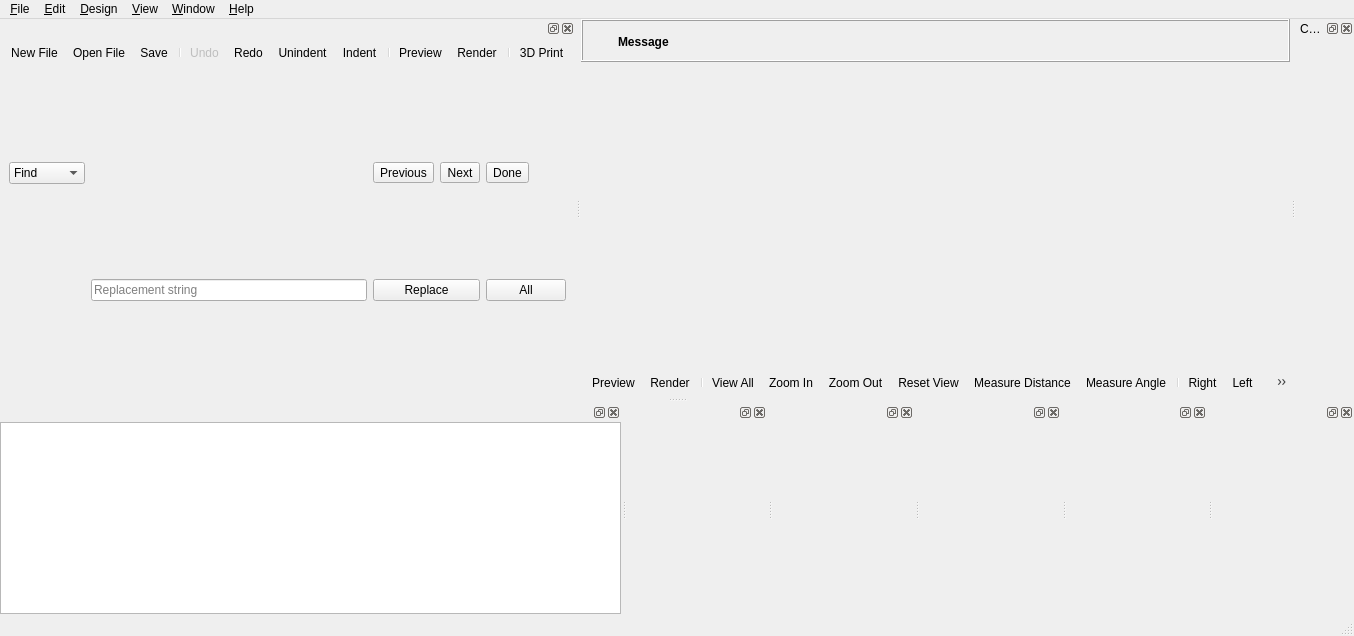
<?xml version="1.0" encoding="UTF-8"?>
<ui version="4.0">
 <class>MainWindow</class>
 <widget class="QMainWindow" name="MainWindow">
  <property name="geometry">
   <rect>
    <x>0</x>
    <y>0</y>
    <width>1354</width>
    <height>636</height>
   </rect>
  </property>
  <widget class="QWidget" name="centralwidget">
   <layout class="QVBoxLayout" name="verticalLayout_2">
    <property name="spacing">
     <number>0</number>
    </property>
    <property name="leftMargin">
     <number>0</number>
    </property>
    <property name="topMargin">
     <number>0</number>
    </property>
    <property name="rightMargin">
     <number>0</number>
    </property>
    <property name="bottomMargin">
     <number>0</number>
    </property>
    <item>
     <widget class="QWidget" name="mainWidget" native="true">
      <property name="sizePolicy">
       <sizepolicy hsizetype="Expanding" vsizetype="Expanding">
        <horstretch>0</horstretch>
        <verstretch>0</verstretch>
       </sizepolicy>
      </property>
      <layout class="QVBoxLayout" name="verticalLayout_3">
       <property name="spacing">
        <number>0</number>
       </property>
       <property name="leftMargin">
        <number>0</number>
       </property>
       <property name="topMargin">
        <number>0</number>
       </property>
       <property name="rightMargin">
        <number>0</number>
       </property>
       <property name="bottomMargin">
        <number>0</number>
       </property>
       <item>
        <widget class="QFrame" name="frameCompileResult">
         <property name="frameShape">
          <enum>QFrame::Shape::Box</enum>
         </property>
         <property name="frameShadow">
          <enum>QFrame::Shadow::Raised</enum>
         </property>
         <layout class="QGridLayout" name="gridLayoutCompileResult">
          <property name="leftMargin">
           <number>6</number>
          </property>
          <property name="topMargin">
           <number>6</number>
          </property>
          <property name="rightMargin">
           <number>6</number>
          </property>
          <property name="bottomMargin">
           <number>4</number>
          </property>
          <property name="horizontalSpacing">
           <number>4</number>
          </property>
          <item row="0" column="1">
           <widget class="QLabel" name="labelCompileResultMessage">
            <property name="sizePolicy">
             <sizepolicy hsizetype="Preferred" vsizetype="Preferred">
              <horstretch>1</horstretch>
              <verstretch>0</verstretch>
             </sizepolicy>
            </property>
            <property name="font">
             <font>
              <bold>true</bold>
             </font>
            </property>
            <property name="text">
             <string>Message</string>
            </property>
            <property name="wordWrap">
             <bool>true</bool>
            </property>
           </widget>
          </item>
          <item row="0" column="2">
           <widget class="QToolButton" name="toolButtonCompileResultClose">
            <property name="styleSheet">
             <string notr="true"/>
            </property>
            <property name="text">
             <string/>
            </property>
            <property name="icon">
             <iconset resource="../../resources/common.qrc">
              <normaloff>:/icons/close.png</normaloff>:/icons/close.png</iconset>
            </property>
            <property name="iconSize">
             <size>
              <width>22</width>
              <height>22</height>
             </size>
            </property>
            <property name="toolButtonStyle">
             <enum>Qt::ToolButtonStyle::ToolButtonIconOnly</enum>
            </property>
            <property name="autoRaise">
             <bool>true</bool>
            </property>
           </widget>
          </item>
          <item row="0" column="0">
           <widget class="QToolButton" name="toolButtonCompileResultIcon">
            <property name="styleSheet">
             <string notr="true">QToolButton { border: none; }</string>
            </property>
            <property name="text">
             <string/>
            </property>
            <property name="icon">
             <iconset resource="../../resources/common.qrc">
              <normaloff>:/icons/information-icons-error.png</normaloff>:/icons/information-icons-error.png</iconset>
            </property>
            <property name="iconSize">
             <size>
              <width>22</width>
              <height>22</height>
             </size>
            </property>
            <property name="autoRaise">
             <bool>false</bool>
            </property>
           </widget>
          </item>
         </layout>
        </widget>
       </item>
       <item>
        <widget class="QGLView" name="qglview" native="true">
         <property name="sizePolicy">
          <sizepolicy hsizetype="Expanding" vsizetype="Expanding">
           <horstretch>0</horstretch>
           <verstretch>0</verstretch>
          </sizepolicy>
         </property>
         <property name="minimumSize">
          <size>
           <width>200</width>
           <height>100</height>
          </size>
         </property>
        </widget>
       </item>
       <item>
        <widget class="QToolBar" name="viewerToolBar">
         <addaction name="designActionPreview"/>
         <addaction name="designActionRender"/>
         <addaction name="separator"/>
         <addaction name="viewActionViewAll"/>
         <addaction name="viewActionZoomIn"/>
         <addaction name="viewActionZoomOut"/>
         <addaction name="viewActionResetView"/>
         <addaction name="designActionMeasureDist"/>
         <addaction name="designActionMeasureAngle"/>
         <addaction name="separator"/>
         <addaction name="viewActionRight"/>
         <addaction name="viewActionLeft"/>
         <addaction name="viewActionBack"/>
         <addaction name="viewActionFront"/>
         <addaction name="viewActionTop"/>
         <addaction name="viewActionBottom"/>
         <addaction name="separator"/>
         <addaction name="viewActionPerspective"/>
         <addaction name="viewActionOrthogonal"/>
         <addaction name="separator"/>
         <addaction name="viewActionShowAxes"/>
         <addaction name="viewActionShowScaleProportional"/>
         <addaction name="viewActionShowEdges"/>
        </widget>
       </item>
      </layout>
      <zorder>qglview</zorder>
      <zorder>viewerToolBar</zorder>
      <zorder>frameCompileResult</zorder>
     </widget>
    </item>
   </layout>
  </widget>
  <widget class="QMenuBar" name="menubar">
   <property name="geometry">
    <rect>
     <x>0</x>
     <y>0</y>
     <width>1354</width>
     <height>37</height>
    </rect>
   </property>
   <widget class="QMenu" name="menu_File">
    <property name="title">
     <string>&amp;File</string>
    </property>
    <widget class="QMenu" name="menuOpenRecent">
     <property name="title">
      <string>Recen&amp;t Files</string>
     </property>
    </widget>
    <widget class="QMenu" name="menuExamples">
     <property name="title">
      <string>&amp;Examples</string>
     </property>
    </widget>
    <widget class="QMenu" name="menuExport">
     <property name="title">
      <string>E&amp;xport</string>
     </property>
     <addaction name="fileActionExportAsciiSTL"/>
     <addaction name="fileActionExportBinarySTL"/>
     <addaction name="fileActionExportOBJ"/>
     <addaction name="fileActionExportPOV"/>
     <addaction name="fileActionExportOFF"/>
      <addaction name="fileActionExportWRL"/>
      <addaction name="fileActionExport3MF"/>
     <addaction name="fileActionExportDXF"/>
     <addaction name="fileActionExportSVG"/>
     <addaction name="fileActionExportCSG"/>
     <addaction name="fileActionExportSTEP"/>
     <addaction name="fileActionExportPDF"/>
     <addaction name="separator"/>
     <addaction name="fileActionExportImage"/>
    </widget>
    <widget class="QMenu" name="menuPython">
     <property name="title">
      <string>Python</string>
     </property>
     <addaction name="fileActionPythonRevoke"/>
     <addaction name="separator"/>
     <addaction name="fileActionPythonSelectVenv"/>
     <addaction name="fileActionPythonCreateVenv"/>
    </widget>
    <addaction name="fileActionNew"/>
    <addaction name="fileActionOpen"/>
    <addaction name="menuOpenRecent"/>
    <addaction name="menuExamples"/>
    <addaction name="fileActionReload"/>
    <addaction name="separator"/>
    <addaction name="fileActionNewWindow"/>
    <addaction name="fileActionOpenWindow"/>
    <addaction name="fileActionClose"/>
    <addaction name="separator"/>
    <addaction name="fileActionSave"/>
    <addaction name="fileActionSaveAs"/>
    <addaction name="fileActionSaveACopy"/>
    <addaction name="fileActionSaveAll"/>
    <addaction name="separator"/>
    <addaction name="menuExport"/>
    <addaction name="separator"/>
    <addaction name="menuPython"/>
    <addaction name="separator"/>
    <addaction name="fileShowLibraryFolder"/>
    <addaction name="separator"/>
    <addaction name="fileActionQuit"/>
   </widget>
   <widget class="QMenu" name="menu_Edit">
    <property name="title">
     <string>&amp;Edit</string>
    </property>
    <addaction name="editActionUndo"/>
    <addaction name="editActionRedo"/>
    <addaction name="separator"/>
    <addaction name="editActionCut"/>
    <addaction name="editActionCopy"/>
    <addaction name="editActionPaste"/>
    <addaction name="separator"/>
    <addaction name="editActionIndent"/>
    <addaction name="editActionUnindent"/>
    <addaction name="editActionComment"/>
    <addaction name="editActionUncomment"/>
    <addaction name="editActionMoveLineUp"/>
    <addaction name="editActionMoveLineDown"/>
    <addaction name="editActionConvertTabsToSpaces"/>
    <addaction name="editActionToggleBookmark"/>
    <addaction name="editActionNextBookmark"/>
    <addaction name="editActionPrevBookmark"/>
    <addaction name="separator"/>
    <addaction name="editActionNextTab"/>
    <addaction name="editActionPrevTab"/>
    <addaction name="separator"/>
    <addaction name="editActionCopyViewport"/>
    <addaction name="editActionCopyVPT"/>
    <addaction name="editActionCopyVPR"/>
    <addaction name="editActionCopyVPD"/>
    <addaction name="editActionCopyVPF"/>
    <addaction name="separator"/>
    <addaction name="editActionFind"/>
    <addaction name="editActionFindAndReplace"/>
    <addaction name="editActionFindNext"/>
    <addaction name="editActionFindPrevious"/>
    <addaction name="editActionUseSelectionForFind"/>
    <addaction name="separator"/>
    <addaction name="editActionJumpToNextError"/>
    <addaction name="separator"/>
    <addaction name="editActionZoomTextIn"/>
    <addaction name="editActionZoomTextOut"/>
    <addaction name="editActionPreferences"/>
   </widget>
   <widget class="QMenu" name="menu_Design">
    <property name="title">
     <string>&amp;Design</string>
    </property>
    <addaction name="designActionAutoReload"/>
    <addaction name="designActionReloadAndPreview"/>
    <addaction name="designActionPreview"/>
    <addaction name="designActionRender"/>
    <addaction name="designAction3DPrint"/>
    <addaction name="designActionMeasureDist"/>
    <addaction name="designActionMeasureAngle"/>
    <addaction name="separator"/>
    <addaction name="designCheckValidity"/>
    <addaction name="designActionDisplayAST"/>
    <addaction name="designActionDisplayCSGTree"/>
    <addaction name="designActionDisplayCSGProducts"/>
    <addaction name="separator"/>
    <addaction name="designActionFlushCaches"/>
   </widget>
   <widget class="QMenu" name="menu_View">
    <property name="title">
     <string>&amp;View</string>
    </property>
    <addaction name="viewActionPreview"/>
    <addaction name="viewActionThrownTogether"/>
    <addaction name="separator"/>
    <addaction name="viewActionShowEdges"/>
    <addaction name="viewActionShowAxes"/>
    <addaction name="viewActionShowScaleProportional"/>
    <addaction name="viewActionShowCrosshairs"/>
    <addaction name="separator"/>
    <addaction name="viewActionTop"/>
    <addaction name="viewActionBottom"/>
    <addaction name="viewActionLeft"/>
    <addaction name="viewActionRight"/>
    <addaction name="viewActionFront"/>
    <addaction name="viewActionBack"/>
    <addaction name="viewActionDiagonal"/>
    <addaction name="viewActionCenter"/>
    <addaction name="viewActionViewAll"/>
    <addaction name="viewActionResetView"/>
    <addaction name="separator"/>
    <addaction name="viewActionZoomIn"/>
    <addaction name="viewActionZoomOut"/>
    <addaction name="separator"/>
    <addaction name="viewActionPerspective"/>
    <addaction name="viewActionOrthogonal"/>
    <addaction name="separator"/>
    <addaction name="viewActionHideEditorToolBar"/>
    <addaction name="viewActionHide3DViewToolBar"/>
   </widget>
   <widget class="QMenu" name="menuHelp">
    <property name="title">
     <string>&amp;Help</string>
    </property>
    <addaction name="helpActionAbout"/>
    <addaction name="helpActionHomepage"/>
    <addaction name="helpActionManual"/>
    <addaction name="helpActionOfflineManual"/>
    <addaction name="helpActionCheatSheet"/>
    <addaction name="helpActionOfflineCheatSheet"/>
    <addaction name="helpActionLibraryInfo"/>
   </widget>
   <widget class="QMenu" name="menuWindow">
    <property name="title">
     <string>&amp;Window</string>
    </property>
    <addaction name="separator"/>
    <addaction name="windowActionNextWindow"/>
    <addaction name="windowActionPreviousWindow"/>
    <addaction name="separator"/>
    <addaction name="windowActionJumpTo"/>
   </widget>
   <addaction name="menu_File"/>
   <addaction name="menu_Edit"/>
   <addaction name="menu_Design"/>
   <addaction name="menu_View"/>
   <addaction name="menuWindow"/>
   <addaction name="menuHelp"/>
  </widget>
  <widget class="QStatusBar" name="statusbar"/>
  <widget class="Dock" name="editorDock">
   <attribute name="dockWidgetArea">
    <number>1</number>
   </attribute>
   <widget class="QWidget" name="editorDockContents">
    <layout class="QVBoxLayout" name="verticalLayout">
     <property name="spacing">
      <number>0</number>
     </property>
     <property name="leftMargin">
      <number>0</number>
     </property>
     <property name="topMargin">
      <number>0</number>
     </property>
     <property name="rightMargin">
      <number>0</number>
     </property>
     <property name="bottomMargin">
      <number>0</number>
     </property>
     <item>
      <widget class="QToolBar" name="editortoolbar">
       <addaction name="fileActionNew"/>
       <addaction name="fileActionOpen"/>
       <addaction name="fileActionSave"/>
       <addaction name="separator"/>
       <addaction name="editActionUndo"/>
       <addaction name="editActionRedo"/>
       <addaction name="editActionUnindent"/>
       <addaction name="editActionIndent"/>
       <addaction name="separator"/>
       <addaction name="designActionPreview"/>
       <addaction name="designActionRender"/>
       <addaction name="separator"/>
       <addaction name="designAction3DPrint"/>
      </widget>
     </item>
     <item>
      <widget class="QFrame" name="find_panel">
       <property name="enabled">
        <bool>true</bool>
       </property>
       <property name="sizePolicy">
        <sizepolicy hsizetype="Preferred" vsizetype="Minimum">
         <horstretch>0</horstretch>
         <verstretch>0</verstretch>
        </sizepolicy>
       </property>
       <property name="frameShape">
        <enum>QFrame::Shape::NoFrame</enum>
       </property>
       <property name="frameShadow">
        <enum>QFrame::Shadow::Raised</enum>
       </property>
       <property name="lineWidth">
        <number>0</number>
       </property>
       <layout class="QGridLayout" name="gridLayout">
        <property name="topMargin">
         <number>0</number>
        </property>
        <property name="bottomMargin">
         <number>0</number>
        </property>
        <property name="verticalSpacing">
         <number>0</number>
        </property>
        <item row="0" column="0">
         <widget class="QComboBox" name="findTypeComboBox">
          <item>
           <property name="text">
            <string>Find</string>
           </property>
          </item>
          <item>
           <property name="text">
            <string>Replace</string>
           </property>
          </item>
         </widget>
        </item>
        <item row="0" column="1">
         <widget class="QWordSearchField" name="findInputField">
          <property name="placeholderText" stdset="0">
           <string>Search string</string>
          </property>
         </widget>
        </item>
        <item row="1" column="1">
         <widget class="QLineEdit" name="replaceInputField">
          <property name="placeholderText">
           <string>Replacement string</string>
          </property>
         </widget>
        </item>
        <item row="1" column="2" colspan="2">
         <widget class="QPushButton" name="replaceButton">
          <property name="text">
           <string>Replace</string>
          </property>
         </widget>
        </item>
        <item row="1" column="4">
         <widget class="QPushButton" name="replaceAllButton">
          <property name="text">
           <string>All</string>
          </property>
         </widget>
        </item>
        <item row="0" column="2">
         <widget class="QToolButton" name="findPrevButton">
          <property name="text">
           <string>Previous</string>
          </property>
         </widget>
        </item>
        <item row="0" column="3">
         <widget class="QToolButton" name="findNextButton">
          <property name="text">
           <string>Next</string>
          </property>
         </widget>
        </item>
        <item row="0" column="4">
         <widget class="QToolButton" name="findDoneButton">
          <property name="text">
           <string>Done</string>
          </property>
         </widget>
        </item>
       </layout>
      </widget>
     </item>
    </layout>
   </widget>
   <addaction name="editActionRedo_2"/>
  </widget>
  <widget class="Dock" name="consoleDock">
   <attribute name="dockWidgetArea">
    <number>8</number>
   </attribute>
   <widget class="QWidget" name="consoleDockContents">
    <property name="focusPolicy">
     <enum>Qt::FocusPolicy::NoFocus</enum>
    </property>
    <layout class="QVBoxLayout" name="verticalLayout_5">
     <property name="leftMargin">
      <number>0</number>
     </property>
     <property name="topMargin">
      <number>0</number>
     </property>
     <property name="rightMargin">
      <number>0</number>
     </property>
     <property name="bottomMargin">
      <number>0</number>
     </property>
     <item>
      <widget class="Console" name="console">
       <property name="minimumSize">
        <size>
         <width>10</width>
         <height>10</height>
        </size>
       </property>
       <property name="focusPolicy">
        <enum>Qt::FocusPolicy::StrongFocus</enum>
       </property>
       <property name="readOnly">
        <bool>true</bool>
       </property>
      </widget>
     </item>
    </layout>
   </widget>
  </widget>
  <widget class="Dock" name="parameterDock">
   <property name="windowTitle">
    <string>Customizer Widget</string>
   </property>
   <attribute name="dockWidgetArea">
    <number>2</number>
   </attribute>
  </widget>
  <widget class="Dock" name="animateDock">
   <attribute name="dockWidgetArea">
    <number>8</number>
   </attribute>
   <widget class="QWidget" name="animateDockContents">
    <property name="focusPolicy">
     <enum>Qt::FocusPolicy::StrongFocus</enum>
    </property>
    <layout class="QVBoxLayout" name="verticalLayout_Animate">
     <property name="leftMargin">
      <number>0</number>
     </property>
     <property name="topMargin">
      <number>0</number>
     </property>
     <property name="rightMargin">
      <number>0</number>
     </property>
     <property name="bottomMargin">
      <number>0</number>
     </property>
     <item>
      <widget class="Animate" name="animateWidget" native="true"/>
     </item>
    </layout>
   </widget>
  </widget>
  <widget class="Dock" name="viewportControlDock">
   <attribute name="dockWidgetArea">
    <number>8</number>
   </attribute>
   <widget class="QWidget" name="viewportControlDockContents">
    <property name="focusPolicy">
     <enum>Qt::FocusPolicy::StrongFocus</enum>
    </property>
    <layout class="QVBoxLayout" name="verticalLayout_ViewportControl">
     <property name="leftMargin">
      <number>0</number>
     </property>
     <property name="topMargin">
      <number>0</number>
     </property>
     <property name="rightMargin">
      <number>0</number>
     </property>
     <property name="bottomMargin">
      <number>0</number>
     </property>
     <item>
      <widget class="ViewportControl" name="viewportControlWidget" native="true"/>
     </item>
    </layout>
   </widget>
  </widget>
  <widget class="Dock" name="errorLogDock">
   <attribute name="dockWidgetArea">
    <number>8</number>
   </attribute>
   <widget class="QWidget" name="errorLogDockContents">
    <property name="focusPolicy">
     <enum>Qt::FocusPolicy::StrongFocus</enum>
    </property>
    <layout class="QVBoxLayout" name="verticalLayout_6">
     <property name="leftMargin">
      <number>0</number>
     </property>
     <property name="topMargin">
      <number>0</number>
     </property>
     <property name="rightMargin">
      <number>0</number>
     </property>
     <property name="bottomMargin">
      <number>0</number>
     </property>
     <item>
      <widget class="ErrorLog" name="errorLogWidget" native="true">
       <property name="minimumSize">
        <size>
         <width>10</width>
         <height>10</height>
        </size>
       </property>
      </widget>
     </item>
    </layout>
   </widget>
  </widget>
  <widget class="Dock" name="fontListDock">
   <attribute name="dockWidgetArea">
    <number>8</number>
   </attribute>
   <widget class="QWidget" name="fontListDockContents">
    <layout class="QVBoxLayout" name="verticalLayoutFontList">
     <property name="leftMargin">
      <number>0</number>
     </property>
     <property name="topMargin">
      <number>0</number>
     </property>
     <property name="rightMargin">
      <number>0</number>
     </property>
     <property name="bottomMargin">
      <number>0</number>
     </property>
     <item>
      <widget class="FontList" name="fontListWidget" native="true"/>
     </item>
    </layout>
   </widget>
  </widget>
  <widget class="Dock" name="colorListDock">
   <attribute name="dockWidgetArea">
    <number>8</number>
   </attribute>
   <widget class="QWidget" name="colorListDockContents">
    <layout class="QVBoxLayout" name="verticalLayoutColorList">
     <property name="leftMargin">
      <number>0</number>
     </property>
     <property name="topMargin">
      <number>0</number>
     </property>
     <property name="rightMargin">
      <number>0</number>
     </property>
     <property name="bottomMargin">
      <number>0</number>
     </property>
     <item>
      <widget class="ColorList" name="colorListWidget" native="true"/>
     </item>
    </layout>
   </widget>
  </widget>
  <action name="fileActionNew">
   <property name="icon">
    <iconset theme="chokusen-new"/>
   </property>
   <property name="text">
    <string>&amp;New File</string>
   </property>
   <property name="shortcut">
    <string>Ctrl+N</string>
   </property>
  </action>
  <action name="fileActionNewWindow">
   <property name="text">
    <string>New &amp;Window</string>
   </property>
  </action>
  <action name="fileActionOpen">
   <property name="icon">
    <iconset theme="chokusen-open"/>
   </property>
   <property name="text">
    <string>&amp;Open File...</string>
   </property>
   <property name="shortcut">
    <string>Ctrl+O</string>
   </property>
  </action>
  <action name="fileActionOpenWindow">
   <property name="text">
    <string>Open in New Windo&amp;w</string>
   </property>
  </action>
  <action name="fileActionSave">
   <property name="icon">
    <iconset theme="chokusen-save"/>
   </property>
   <property name="text">
    <string>&amp;Save</string>
   </property>
   <property name="shortcut">
    <string>Ctrl+S</string>
   </property>
  </action>
  <action name="fileActionSaveAs">
   <property name="text">
    <string>Save &amp;As...</string>
   </property>
   <property name="shortcut">
    <string>Ctrl+Shift+S</string>
   </property>
  </action>
  <action name="fileActionSaveACopy">
   <property name="text">
    <string>Save a C&amp;opy...</string>
   </property>
  </action>
  <action name="fileActionSaveAll">
   <property name="text">
    <string>S&amp;ave All</string>
   </property>
  </action>
  <action name="fileActionReload">
   <property name="text">
    <string>&amp;Reload</string>
   </property>
   <property name="shortcut">
    <string>Ctrl+R</string>
   </property>
  </action>
  <action name="fileActionQuit">
   <property name="text">
    <string>&amp;Quit</string>
   </property>
   <property name="shortcut">
    <string>Ctrl+Q</string>
   </property>
   <property name="menuRole">
    <enum>QAction::MenuRole::QuitRole</enum>
   </property>
  </action>
  <action name="editActionUndo">
   <property name="enabled">
    <bool>false</bool>
   </property>
   <property name="icon">
    <iconset theme="chokusen-undo"/>
   </property>
   <property name="text">
    <string>&amp;Undo</string>
   </property>
   <property name="shortcut">
    <string>Ctrl+Z</string>
   </property>
   <property name="shortcutContext">
    <enum>Qt::ShortcutContext::WidgetWithChildrenShortcut</enum>
   </property>
  </action>
  <action name="editActionRedo">
   <property name="icon">
    <iconset theme="chokusen-redo"/>
   </property>
   <property name="text">
    <string>&amp;Redo</string>
   </property>
   <property name="shortcut">
    <string>Ctrl+Shift+Z</string>
   </property>
   <property name="shortcutContext">
    <enum>Qt::ShortcutContext::WidgetWithChildrenShortcut</enum>
   </property>
  </action>
  <action name="editActionRedo_2">
   <property name="shortcut">
    <string>Ctrl+Y</string>
   </property>
   <property name="shortcutContext">
    <enum>Qt::ShortcutContext::WidgetWithChildrenShortcut</enum>
   </property>
  </action>
  <action name="editActionCut">
   <property name="text">
    <string>Cu&amp;t</string>
   </property>
   <property name="shortcut">
    <string>Ctrl+X</string>
   </property>
   <property name="shortcutContext">
    <enum>Qt::ShortcutContext::WidgetWithChildrenShortcut</enum>
   </property>
  </action>
  <action name="editActionCopy">
   <property name="text">
    <string>&amp;Copy</string>
   </property>
   <property name="shortcut">
    <string>Ctrl+C</string>
   </property>
   <property name="shortcutContext">
    <enum>Qt::ShortcutContext::WidgetWithChildrenShortcut</enum>
   </property>
  </action>
  <action name="editActionPaste">
   <property name="text">
    <string>&amp;Paste</string>
   </property>
   <property name="shortcut">
    <string>Ctrl+V</string>
   </property>
   <property name="shortcutContext">
    <enum>Qt::ShortcutContext::WidgetWithChildrenShortcut</enum>
   </property>
  </action>
  <action name="editActionIndent">
   <property name="icon">
    <iconset theme="chokusen-indent"/>
   </property>
   <property name="text">
    <string>&amp;Indent</string>
   </property>
   <property name="shortcut">
    <string>Ctrl+I</string>
   </property>
  </action>
  <action name="editActionComment">
   <property name="text">
    <string>C&amp;omment</string>
   </property>
   <property name="shortcut">
    <string>Ctrl+D</string>
   </property>
  </action>
  <action name="editActionUncomment">
   <property name="text">
    <string>Unco&amp;mment</string>
   </property>
   <property name="shortcut">
    <string>Ctrl+Shift+D</string>
   </property>
  </action>
<action name="editActionMoveLineUp">
   <property name="text">
    <string>Mo&amp;ve Line Up</string>
   </property>
   <property name="shortcut">
    <string>Ctrl+Alt+Up</string>
   </property>
  </action>
  <action name="editActionMoveLineDown">
   <property name="text">
    <string>Mo&amp;ve Line Down</string>
   </property>
   <property name="shortcut">
    <string>Ctrl+Alt+Down</string>
   </property>
  </action>
  <action name="editActionNextTab">
   <property name="text">
    <string>Show &amp;Next Tab</string>
   </property>
   <property name="shortcut">
    <string>Ctrl+Tab</string>
   </property>
  </action>
  <action name="editActionPrevTab">
   <property name="text">
    <string>Show P&amp;revious Tab</string>
   </property>
   <property name="shortcut">
    <string>Ctrl+Shift+Tab</string>
   </property>
  </action>
  <action name="editActionCopyViewport">
   <property name="text">
    <string>Copy viewport ima&amp;ge</string>
   </property>
   <property name="shortcut">
    <string>Ctrl+Shift+C</string>
   </property>
  </action>
  <action name="editActionCopyVPT">
   <property name="text">
    <string>Copy viewport transl&amp;ation</string>
   </property>
   <property name="shortcut">
    <string>Ctrl+T</string>
   </property>
  </action>
  <action name="editActionCopyVPR">
   <property name="text">
    <string>Cop&amp;y viewport rotation</string>
   </property>
  </action>
  <action name="editActionCopyVPD">
   <property name="text">
    <string>Copy vie&amp;wport distance</string>
   </property>
  </action>
  <action name="editActionCopyVPF">
   <property name="text">
    <string>Copy vie&amp;wport fov</string>
   </property>
  </action>
  <action name="editActionZoomTextIn">
   <property name="icon">
    <iconset theme="chokusen-zoom-text-in"/>
   </property>
   <property name="text">
    <string>Increase Font &amp;Size</string>
   </property>
   <property name="shortcut">
    <string>Ctrl++</string>
   </property>
  </action>
  <action name="editActionZoomTextOut">
   <property name="icon">
    <iconset theme="chokusen-zoom-text-out"/>
   </property>
   <property name="text">
    <string>Decrease Font Si&amp;ze</string>
   </property>
   <property name="shortcut">
    <string>Ctrl+-</string>
   </property>
  </action>
  <action name="designActionReloadAndPreview">
   <property name="text">
    <string>&amp;Reload and Preview</string>
   </property>
   <property name="shortcut">
    <string>F4</string>
   </property>
  </action>
  <action name="designActionPreview">
   <property name="icon">
    <iconset theme="chokusen-preview"/>
   </property>
   <property name="text">
    <string>&amp;Preview</string>
   </property>
   <property name="shortcut">
    <string>F5</string>
   </property>
  </action>
  <action name="designActionRender">
   <property name="icon">
    <iconset theme="chokusen-render"/>
   </property>
   <property name="text">
    <string>R&amp;ender</string>
   </property>
   <property name="shortcut">
    <string>F6</string>
   </property>
  </action>
  <action name="designAction3DPrint">
   <property name="icon">
    <iconset theme="chokusen-send"/>
   </property>
   <property name="text">
    <string>&amp;3D Print</string>
   </property>
   <property name="shortcut">
    <string>F8</string>
   </property>
  </action>
  <action name="designActionMeasureDist">
   <property name="checkable">
    <bool>true</bool>
   </property>
   <property name="icon">
    <iconset theme="chokusen-measure-distance"/>
   </property>
   <property name="text">
    <string>Measure &amp;Distance</string>
   </property>
   <property name="shortcut">
    <string>D</string>
   </property>
  </action>
  <action name="designActionMeasureAngle">
   <property name="checkable">
    <bool>true</bool>
   </property>
   <property name="icon">
    <iconset theme="chokusen-measure-angle"/>
   </property>
   <property name="text">
    <string>Measure &amp;Angle</string>
   </property>
   <property name="shortcut">
    <string>A</string>
   </property>
  </action>
  <action name="designCheckValidity">
   <property name="text">
    <string>&amp;Check Validity</string>
   </property>
  </action>
  <action name="designActionDisplayAST">
   <property name="text">
    <string>Display A&amp;ST</string>
   </property>
  </action>
  <action name="designActionDisplayCSGTree">
   <property name="text">
    <string>Display CSG &amp;Tree</string>
   </property>
  </action>
  <action name="designActionDisplayCSGProducts">
   <property name="text">
    <string>Display CSG Pr&amp;oducts</string>
   </property>
  </action>
  <action name="fileActionExportBinarySTL">
   <property name="icon">
    <iconset theme="chokusen-export-stl"/>
   </property>
   <property name="text">
    <string>Export as &amp;STL (binary)...</string>
   </property>
  </action>
  <action name="fileActionExportAsciiSTL">
   <property name="icon">
    <iconset theme="chokusen-export-stl"/>
   </property>
   <property name="text">
    <string>Export as &amp;STL (ascii)...</string>
   </property>
  </action>
  <action name="fileActionExportOBJ">
   <property name="icon">
    <iconset theme="chokusen-export-obj"/>
   </property>
   <property name="text">
    <string>Export as &amp;OBJ...</string>
   </property>
  </action>
  <action name="fileActionExportPOV">
   <property name="icon">
    <iconset theme="chokusen-export-pov"/>
   </property>
   <property name="text">
    <string>Export as &amp;POV...</string>
   </property>
  </action>
  <action name="fileActionExportOFF">
   <property name="icon">
    <iconset theme="chokusen-export-off"/>
   </property>
   <property name="text">
    <string>Export as &amp;OFF...</string>
   </property>
  </action>
  <action name="fileActionExportWRL">
   <property name="icon">
    <iconset theme="chokusen-export-wrl"/>
   </property>
   <property name="text">
    <string>Export as &amp;WRL...</string>
   </property>
  </action>
  <action name="viewActionPreview">
   <property name="checkable">
    <bool>true</bool>
   </property>
   <property name="icon">
    <iconset theme="chokusen-surface"/>
   </property>
   <property name="text">
    <string>P&amp;review</string>
   </property>
   <property name="shortcut">
    <string>F9</string>
   </property>
  </action>
  <action name="viewActionThrownTogether">
   <property name="checkable">
    <bool>true</bool>
   </property>
   <property name="icon">
    <iconset theme="chokusen-throwntogether"/>
   </property>
   <property name="text">
    <string>T&amp;hrown Together</string>
   </property>
   <property name="shortcut">
    <string>F12</string>
   </property>
  </action>
  <action name="viewActionShowEdges">
   <property name="checkable">
    <bool>true</bool>
   </property>
   <property name="icon">
    <iconset theme="chokusen-show-edges"/>
   </property>
   <property name="text">
    <string>&amp;Show Edges</string>
   </property>
   <property name="shortcut">
    <string>Ctrl+1</string>
   </property>
  </action>
  <action name="viewActionShowAxes">
   <property name="checkable">
    <bool>true</bool>
   </property>
   <property name="icon">
    <iconset theme="chokusen-axes"/>
   </property>
   <property name="text">
    <string>Show A&amp;xes</string>
   </property>
   <property name="shortcut">
    <string>Ctrl+2</string>
   </property>
  </action>
  <action name="viewActionShowCrosshairs">
   <property name="checkable">
    <bool>true</bool>
   </property>
   <property name="icon">
    <iconset theme="chokusen-crosshairs"/>
   </property>
   <property name="text">
    <string>Show &amp;Crosshairs</string>
   </property>
   <property name="shortcut">
    <string>Ctrl+3</string>
   </property>
  </action>
  <action name="viewActionShowScaleProportional">
   <property name="checkable">
    <bool>true</bool>
   </property>
   <property name="icon">
    <iconset theme="chokusen-scalemarkers"/>
   </property>
   <property name="text">
    <string>Show Scale &amp;Markers</string>
   </property>
  </action>
  <action name="viewActionTop">
   <property name="icon">
    <iconset theme="chokusen-view-top"/>
   </property>
   <property name="text">
    <string>&amp;Top</string>
   </property>
   <property name="shortcut">
    <string>Ctrl+4</string>
   </property>
  </action>
  <action name="viewActionBottom">
   <property name="icon">
    <iconset theme="chokusen-view-bottom"/>
   </property>
   <property name="text">
    <string>&amp;Bottom</string>
   </property>
   <property name="shortcut">
    <string>Ctrl+5</string>
   </property>
  </action>
  <action name="viewActionLeft">
   <property name="icon">
    <iconset theme="chokusen-view-left"/>
   </property>
   <property name="text">
    <string>&amp;Left</string>
   </property>
   <property name="shortcut">
    <string>Ctrl+6</string>
   </property>
  </action>
  <action name="viewActionRight">
   <property name="icon">
    <iconset theme="chokusen-view-right"/>
   </property>
   <property name="text">
    <string>&amp;Right</string>
   </property>
   <property name="shortcut">
    <string>Ctrl+7</string>
   </property>
  </action>
  <action name="viewActionFront">
   <property name="icon">
    <iconset theme="chokusen-view-front"/>
   </property>
   <property name="text">
    <string>&amp;Front</string>
   </property>
   <property name="shortcut">
    <string>Ctrl+8</string>
   </property>
  </action>
  <action name="viewActionBack">
   <property name="icon">
    <iconset theme="chokusen-view-back"/>
   </property>
   <property name="text">
    <string>Bac&amp;k</string>
   </property>
   <property name="shortcut">
    <string>Ctrl+9</string>
   </property>
  </action>
  <action name="viewActionDiagonal">
   <property name="text">
    <string>&amp;Diagonal</string>
   </property>
   <property name="shortcut">
    <string>Ctrl+0</string>
   </property>
  </action>
  <action name="viewActionCenter">
   <property name="text">
    <string>Ce&amp;nter</string>
   </property>
   <property name="shortcut">
    <string>Ctrl+Shift+0</string>
   </property>
  </action>
  <action name="viewActionPerspective">
   <property name="checkable">
    <bool>true</bool>
   </property>
   <property name="icon">
    <iconset theme="chokusen-perspective"/>
   </property>
   <property name="text">
    <string>&amp;Perspective</string>
   </property>
  </action>
  <action name="viewActionOrthogonal">
   <property name="checkable">
    <bool>true</bool>
   </property>
   <property name="icon">
    <iconset theme="chokusen-orthogonal"/>
   </property>
   <property name="text">
    <string>&amp;Orthogonal</string>
   </property>
  </action>
  <action name="helpActionAbout">
   <property name="enabled">
    <bool>true</bool>
   </property>
   <property name="text">
    <string>&amp;About</string>
   </property>
   <property name="menuRole">
    <enum>QAction::MenuRole::AboutRole</enum>
   </property>
  </action>
  <action name="helpActionManual">
   <property name="text">
    <string>&amp;Documentation</string>
   </property>
  </action>
  <action name="helpActionOfflineManual">
   <property name="text">
    <string>&amp;Offline Documentation</string>
   </property>
  </action>
  <action name="helpActionOfflineCheatSheet">
   <property name="text">
    <string>&amp;Offline Cheat Sheet</string>
   </property>
  </action>
  <action name="fileActionClearRecent">
   <property name="text">
    <string>Clear Recent</string>
   </property>
  </action>
  <action name="fileActionExportDXF">
   <property name="icon">
    <iconset theme="chokusen-export-dxf"/>
   </property>
   <property name="text">
    <string>Export as &amp;DXF...</string>
   </property>
  </action>
  <action name="fileActionPythonRevoke">
   <property name="text">
    <string>Revoke Trusted Python Files</string>
   </property>
   <property name="toolTip">
    <string>Revoke Trusted Python Files</string>
   </property>
  </action>
  <action name="fileActionClose">
   <property name="text">
    <string>&amp;Close</string>
   </property>
   <property name="shortcut">
    <string>Ctrl+W</string>
   </property>
  </action>
  <action name="editActionPreferences">
   <property name="text">
    <string>&amp;Preferences</string>
   </property>
   <property name="menuRole">
    <enum>QAction::MenuRole::PreferencesRole</enum>
   </property>
  </action>
  <action name="editActionFind">
   <property name="text">
    <string>&amp;Find...</string>
   </property>
   <property name="shortcut">
    <string>Ctrl+F</string>
   </property>
  </action>
  <action name="editActionFindAndReplace">
   <property name="text">
    <string>Fin&amp;d and Replace...</string>
   </property>
   <property name="shortcut">
    <string>Ctrl+Alt+F</string>
   </property>
  </action>
  <action name="editActionFindNext">
   <property name="text">
    <string>Find Ne&amp;xt</string>
   </property>
   <property name="shortcut">
    <string>Ctrl+G</string>
   </property>
  </action>
  <action name="editActionFindPrevious">
   <property name="text">
    <string>Find Pre&amp;vious</string>
   </property>
   <property name="shortcut">
    <string>Ctrl+Shift+G</string>
   </property>
  </action>
  <action name="editActionUseSelectionForFind">
   <property name="text">
    <string>Use Se&amp;lection for Find</string>
   </property>
   <property name="shortcut">
    <string>Ctrl+E</string>
   </property>
  </action>
  <action name="editActionJumpToNextError">
   <property name="text">
    <string>J&amp;ump to next error</string>
   </property>
   <property name="shortcut">
    <string>Ctrl+Alt+E</string>
   </property>
  </action>
  <action name="designActionFlushCaches">
   <property name="text">
    <string>&amp;Flush Caches</string>
   </property>
  </action>
  <action name="helpActionHomepage">
   <property name="text">
    <string>&amp;OpenSCAD Homepage</string>
   </property>
  </action>
  <action name="designActionAutoReload">
   <property name="checkable">
    <bool>true</bool>
   </property>
   <property name="text">
    <string>&amp;Automatic Reload and Preview</string>
   </property>
  </action>
  <action name="fileActionExportImage">
   <property name="icon">
    <iconset theme="chokusen-export-png"/>
   </property>
   <property name="text">
    <string>Export as &amp;Image...</string>
   </property>
  </action>
  <action name="fileActionExportCSG">
   <property name="icon">
    <iconset theme="chokusen-export-csg"/>
   </property>
   <property name="text">
    <string>Export as &amp;CSG...</string>
   </property>
  </action>
  <action name="fileActionExportSTEP">
   <property name="text">
    <string>Export as STEP...</string>
   </property>
  </action>
  <action name="helpActionLibraryInfo">
   <property name="text">
    <string>&amp;Library info</string>
   </property>
  </action>
  <action name="fileShowLibraryFolder">
   <property name="text">
    <string>Show &amp;Library Folder</string>
   </property>
  </action>
  <action name="viewActionResetView">
   <property name="icon">
    <iconset theme="chokusen-reset-view"/>
   </property>
   <property name="text">
    <string>Reset &amp;View</string>
   </property>
  </action>
  <action name="fileActionExportSVG">
   <property name="icon">
    <iconset theme="chokusen-export-svg"/>
   </property>
   <property name="text">
    <string>Export as S&amp;VG...</string>
   </property>
  </action>
  <action name="fileActionExport3MF">
   <property name="icon">
    <iconset theme="chokusen-export-3mf"/>
   </property>
   <property name="text">
    <string>Export as &amp;3MF...</string>
   </property>
  </action>
  <action name="viewActionZoomIn">
   <property name="icon">
    <iconset theme="chokusen-zoom-in"/>
   </property>
   <property name="text">
    <string>Zoom &amp;In</string>
   </property>
   <property name="shortcut">
    <string>Ctrl+]</string>
   </property>
  </action>
  <action name="viewActionZoomOut">
   <property name="icon">
    <iconset theme="chokusen-zoom-out"/>
   </property>
   <property name="text">
    <string>&amp;Zoom Out</string>
   </property>
   <property name="shortcut">
    <string>Ctrl+[</string>
   </property>
  </action>
  <action name="viewActionViewAll">
   <property name="icon">
    <iconset theme="chokusen-zoom-all"/>
   </property>
   <property name="text">
    <string>View &amp;All</string>
   </property>
   <property name="shortcut">
    <string>Ctrl+Shift+V</string>
   </property>
  </action>
  <action name="editActionConvertTabsToSpaces">
   <property name="text">
    <string>Conv&amp;ert Tabs to Spaces</string>
   </property>
  </action>
  <action name="editActionToggleBookmark">
   <property name="text">
    <string>&amp;Toggle Bookmark</string>
   </property>
   <property name="shortcut">
    <string>Ctrl+F2</string>
   </property>
  </action>
  <action name="editActionNextBookmark">
   <property name="text">
    <string>Jump to next &amp;bookmark</string>
   </property>
   <property name="shortcut">
    <string>F2</string>
   </property>
  </action>
  <action name="editActionPrevBookmark">
   <property name="text">
    <string>Jump to &amp;previous bookmark</string>
   </property>
   <property name="shortcut">
    <string>Shift+F2</string>
   </property>
  </action>
  <action name="viewActionHideEditorToolBar">
   <property name="checkable">
    <bool>true</bool>
   </property>
   <property name="text">
    <string>&amp;Hide Editor toolbar</string>
   </property>
  </action>
  <action name="editActionUnindent">
   <property name="icon">
    <iconset theme="chokusen-unindent"/>
   </property>
   <property name="text">
    <string>U&amp;nindent</string>
   </property>
   <property name="shortcut">
    <string>Ctrl+Shift+I</string>
   </property>
  </action>
  <action name="helpActionCheatSheet">
   <property name="text">
    <string>&amp;Cheat Sheet</string>
   </property>
  </action>
  <action name="fileActionExportPDF">
   <property name="icon">
    <iconset theme="chokusen-export-pdf"/>
   </property>
   <property name="text">
    <string>Export as PDF...</string>
   </property>
  </action>
  <action name="viewActionHide3DViewToolBar">
   <property name="checkable">
    <bool>true</bool>
   </property>
   <property name="text">
    <string>Hide &amp;3D View toolbar</string>
   </property>
  </action>
  <action name="windowActionNextWindow">
   <property name="text">
    <string>&amp;Next Window	Ctrl+K</string>
   </property>
  </action>
  <action name="windowActionPreviousWindow">
   <property name="text">
    <string>&amp;Previous Window	Ctrl+H</string>
   </property>
  </action>
  <action name="editActionInsertTemplate">
   <property name="text">
    <string>Insert Template</string>
   </property>
   <property name="shortcut">
    <string>Alt+Ins</string>
   </property>
  </action>
  <action name="editActionFoldAll">
   <property name="text">
    <string>Fold/Unfold All</string>
   </property>
  </action>
  <action name="windowActionJumpTo">
   <property name="text">
    <string>&amp;Jump To</string>
   </property>
   <property name="shortcut">
    <string>Ctrl+J</string>
   </property>
  </action>
  <action name="fileActionPythonCreateVenv">
   <property name="text">
    <string>Create Virtual Environment</string>
   </property>
  </action>
  <action name="fileActionPythonSelectVenv">
   <property name="text">
    <string>Select Virtual Environment</string>
   </property>
  </action>
 </widget>
 <customwidgets>
  <customwidget>
   <class>QGLView</class>
   <extends>QWidget</extends>
   <header>gui/QGLView.h</header>
   <container>1</container>
  </customwidget>
  <customwidget>
   <class>Dock</class>
   <extends>QDockWidget</extends>
   <header>gui/Dock.h</header>
   <container>1</container>
  </customwidget>
  <customwidget>
   <class>QWordSearchField</class>
   <extends>QFrame</extends>
   <header>gui/QWordSearchField.h</header>
   <container>1</container>
  </customwidget>
  <customwidget>
   <class>Console</class>
   <extends>QPlainTextEdit</extends>
   <header>gui/Console.h</header>
  </customwidget>
  <customwidget>
   <class>ErrorLog</class>
   <extends>QWidget</extends>
   <header>gui/ErrorLog.h</header>
   <container>1</container>
  </customwidget>
  <customwidget>
   <class>Animate</class>
   <extends>QWidget</extends>
   <header>gui/Animate.h</header>
   <container>1</container>
  </customwidget>
  <customwidget>
   <class>ViewportControl</class>
   <extends>QWidget</extends>
   <header>gui/ViewportControl.h</header>
   <container>1</container>
  </customwidget>
  <customwidget>
   <class>FontList</class>
   <extends>QWidget</extends>
   <header>gui/FontList.h</header>
   <container>1</container>
  </customwidget>
  <customwidget>
   <class>ColorList</class>
   <extends>QWidget</extends>
   <header>gui/ColorList.h</header>
   <container>1</container>
  </customwidget>
 </customwidgets>
 <resources>
  <include location="../../resources/common.qrc"/>
 </resources>
 <connections/>
</ui>
